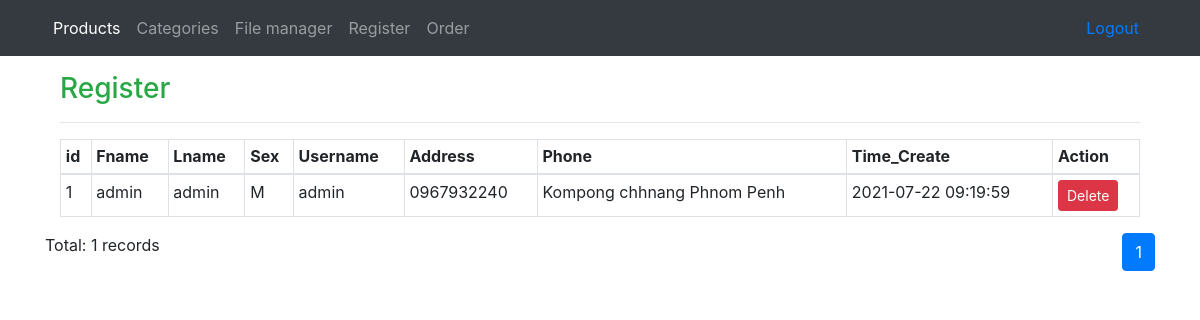
/register.php, run on the app's committed database.
### tables this page shows
CREATE TABLE `register` (
  `id` int(11) NOT NULL,
  `fname` varchar(45) NOT NULL,
  `lname` varchar(45) NOT NULL,
  `sex` varchar(15) NOT NULL,
  `username` varchar(45) NOT NULL,
  `password` varchar(100) NOT NULL,
  `phone` varchar(45) NOT NULL,
  `address` varchar(100) NOT NULL,
  `time_create` datetime NOT NULL DEFAULT current_timestamp(),
  `active` int(11) DEFAULT 1
);

### register.php (the view, shortened to what this page needs)
<?php
include('function.php');
$page = 1;
$sql = "select * From register where active = 1 limit ?,".ROW;
$result = paginate($page ,$sql);
?>
<?php include('templates/header.php');?>
<div class="container mt-3">
<h3 class="text text-success text-sm">Register</h3>
<hr>
<table class="table table-bordered table-sm">
    <thead>
        <tr>
            <th>id</th>
            <th>Fname</th>
            <th>Lname</th>
            <th>Sex</th>
            <th>Username</th>
            <th>Address</th>
            <th>Phone</th>
            <th>Time_Create</th>
            <th>Action</th>
        </tr>
    </thead>
    <tbody>
        <?php foreach ($result As $C) {?>
            <tr>
                <td><?php echo $C['id'];?></td>
                <td><?php echo $C['fname'];?></td>
                <td><?php echo $C['lname'];?></td>
                <td><?php echo $C['sex'];?></td>
                <td><?php echo $C['username'];?></td>
                <td><?php echo $C['phone'];?></td>
                <td><?php echo $C['address'];?></td>
                <td><?php echo $C['time_create'];?></td>
                <td>
                    <a href="?name=delete&id=<?php echo $C['id'];?>"onclick="return confirm('Do you want to delete?')"
                     class="btn btn-danger btn-sm"> Delete </a>
                </td>
            </tr>
        <?php }?>
    </tbody>
</table>
</div>
<div class="d-flex justify-content-between">
    <p>
        Total: <?php  echo mysqli_num_rows($result);?> records
    </p>
</div>
<?php include('templates/footer.php');?>

### data on the page
register: id "1", fname "admin", lname "admin", sex "M", username "admin", phone "0967932240", address "Kompong chhnang Phnom Penh", time_create "2021-07-22 09:19:59"

### other printed values
mysqli_num_rows($result) "1"
